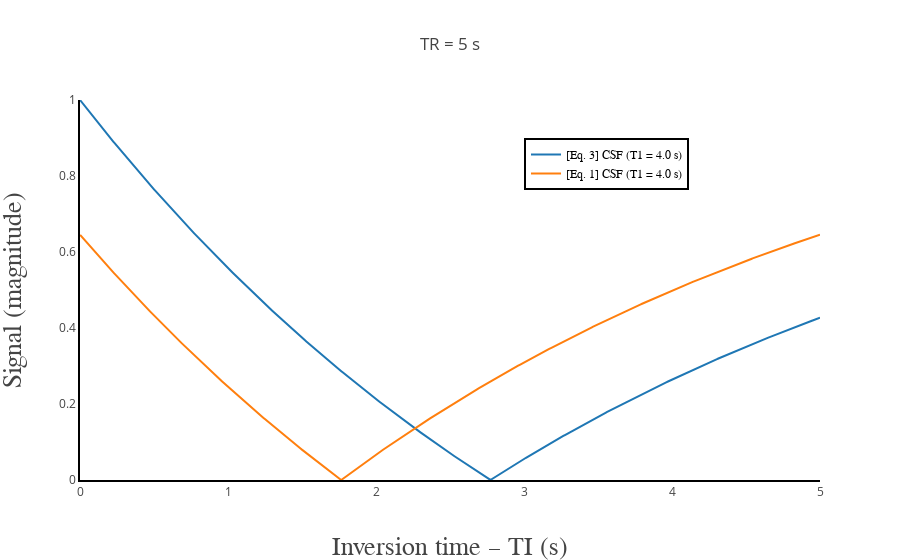

The cell this chart's notebook holds for it:
### Code cell
init_notebook_mode(connected=True)

csf = go.Scatter(
    x = params["TI"],
    y = abs(signal_CSF),
    name = '[Eq. 3] CSF (T1 = 4.0 s)'
)

csf_eq1 = go.Scatter(
    x = params["TI"],
    y = abs(signal_CSF_Eq1),
    name = '[Eq. 1] CSF (T1 = 4.0 s)'
)

data = [csf, csf_eq1]

layout = go.Layout(
    title='TR = 5 s',
    xaxis=dict(
        autorange=False,
        range=[0, 5],
        title='Inversion time – TI (s)',
        titlefont=dict(
            family='Times New Roman',
            size=26
        ),
        showgrid=False,
        linecolor='black',
        linewidth=2
    ),
    yaxis=dict(
        autorange=False,
        range=[0, 1],
        title='Signal (magnitude)',
        titlefont=dict(
            family='Times New Roman',
            size=26
        ),
        showgrid=False,
        linecolor='black',
        linewidth=2
    ),
    legend=dict(
        x=0.6,
        y=0.9,
        traceorder='normal',
        font=dict(
            family='Times New Roman',
            size=12,
            color='#000'
        ),
        bordercolor='#000000',
        borderwidth=2
    )
)

fig = dict(data=data, layout=layout)

iplot(fig, filename = 'basic-line', config = config)

### Figure 1 — Plotly figure (JSON) as saved in the notebook; plotly's stock layout.template omitted (floating-point values rounded to 4 significant figures; data arrays with more than 128 entries replaced by an {"elided": "..."} marker saying what was removed)
{"data": [{"name": "[Eq. 3] CSF (T1 = 4.0 s)", "type": "scatter", "uid": "3d3bfde4-abbe-11e8-8a7e-0a580a0c02c4", "x": {"elided": "1000 float values"}, "y": {"elided": "1000 float values"}}, {"name": "[Eq. 1] CSF (T1 = 4.0 s)", "type": "scatter", "uid": "3d3c023a-abbe-11e8-8a7e-0a580a0c02c4", "x": {"elided": "1000 float values"}, "y": {"elided": "1000 float values"}}], "layout": {"legend": {"bordercolor": "#000000", "borderwidth": 2, "font": {"color": "#000", "family": "Times New Roman", "size": 12}, "traceorder": "normal", "x": 0.6, "y": 0.9}, "title": "TR = 5 s", "xaxis": {"autorange": false, "linecolor": "black", "linewidth": 2, "range": [0, 5], "showgrid": false, "title": "Inversion time – TI (s)", "titlefont": {"family": "Times New Roman", "size": 26}}, "yaxis": {"autorange": false, "linecolor": "black", "linewidth": 2, "range": [0, 1], "showgrid": false, "title": "Signal (magnitude)", "titlefont": {"family": "Times New Roman", "size": 26}}}}
